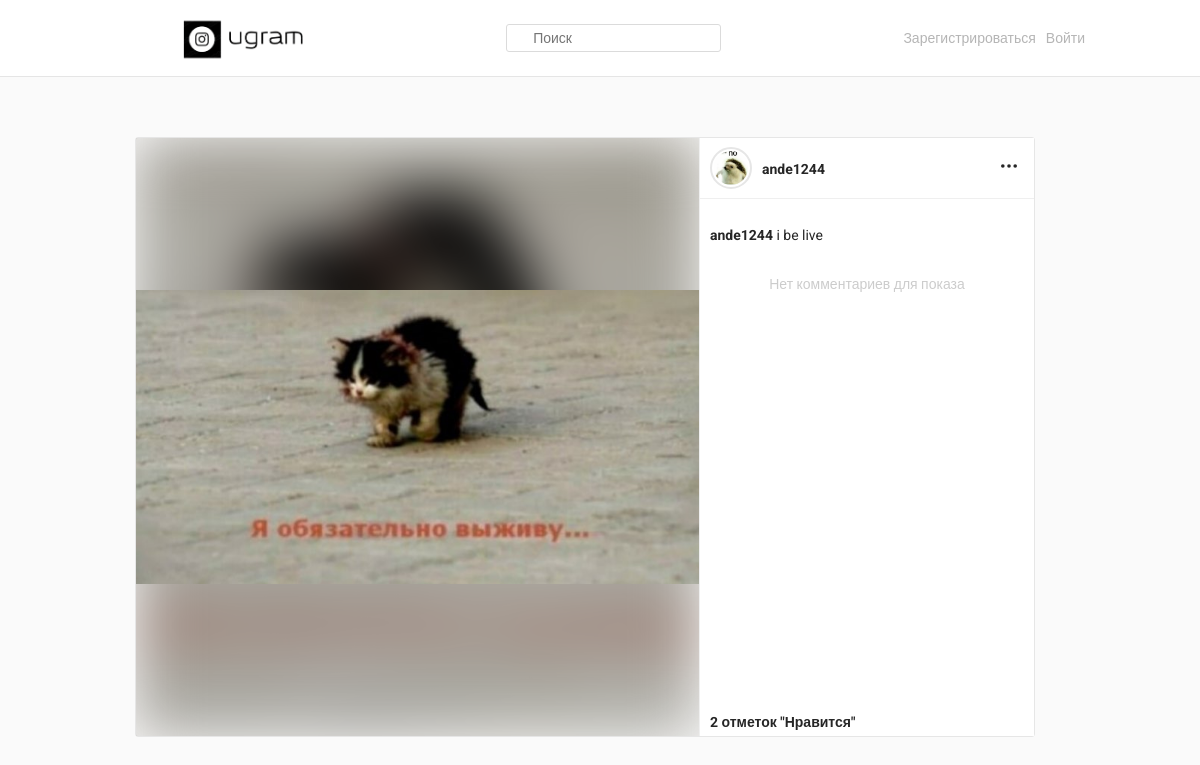
The app's page /posts/1/ with its own data.
### publications/models.py (models this page shows, shortened)
class Post(models.Model):
    author = models.ForeignKey(
        'users.User',
        related_name='posts',
        on_delete=models.CASCADE,
        verbose_name='Автор',
        null=False,
        blank=False,
        default=None
    )
    image = models.ImageField(
        null=False,
        blank=False,
        upload_to='post_pics',
        verbose_name='Картинка'
    )
    text = models.TextField(
        max_length=500,
        verbose_name='Текст',
        null=True,
        blank=True
    )
    created_at = models.DateTimeField(
        verbose_name='Дата публикации',
        auto_now_add=True,
        null=True,
        blank=True
    )

class Like(models.Model):
    user = models.ForeignKey(
        'users.User',
        related_name='likes',
        on_delete=models.CASCADE,
        verbose_name='Пользователь',
        null=False,
        blank=False,
        default=None
    )
    post = models.ForeignKey(
        'publications.Post',
        related_name='likes',
        on_delete=models.CASCADE,
        verbose_name='Пост',
        null=False,
        blank=False,
        default=None
    )

### users/models.py (models this page shows, shortened)
class User(AbstractUser):
    avatar = models.ImageField(
        null=True,
        blank=True,
        upload_to='user_pics',
        verbose_name='Аватар'
    )
    description = models.TextField(
        null=True,
        blank=True,
        max_length=500,
        verbose_name='Дополнительная информация',
        default=None
    )
    phone = models.CharField(
        null=True,
        blank=True,
        max_length=100,
        verbose_name='Номер телефона',
        default=None
    )
    gender = models.CharField(
        null=True,
        blank=True,
        verbose_name='Пол',
        max_length=100,
        default=None
    )
    status = models.CharField(
        null=True,
        blank=True,
        verbose_name='Статус',
        default=None,
        max_length=100
    )

### publications/views/post_views.py (the view, shortened to what this page needs)
# urls.py: path('posts/<int:post_pk>/', PostDetailView.as_view(), name='post_detail'),
class PostDetailView(DetailView):
    template_name = 'post/detail.html'
    pk_url_kwarg = 'post_pk'
    def get_queryset(self):
        return Post.objects.all()
    def get_context_data(self, **kwargs):
        kwargs['comments'] = Comment.objects.filter(post__pk=self.kwargs.get('post_pk')).order_by('created_at')
        if self.request.user.is_authenticated:
            kwargs['liked_posts'] = self._get_liked_posts()
        return super().get_context_data(**kwargs)

### publications/templates/post/detail.html (shortened to what this page needs)
{% extends 'base.html' %}
{% block main %}
<div class="container main-container detail-container">
    <div class="post-detail-wrapper">
        <div class="post-detail-image-wrapper">
            <img src="{{ post.image.url }}" alt="post-image" class="post-detail-image">
        </div>
        <aside class="post-detail">
            <div class="post-detail-header">
                <div class="post-detail-header-author">
                    <a href="{% url 'users:details' post.author.pk %}">
                        <div class="post-detail-header-author-avatar-wrapper">
                            <div class="post-detail-header-author-avatar" {% if post.author.avatar %}style="background-image: url({{ post.author.avatar.url }});"{% endif %}></div>
                        </div>
                    </a>
                    <a href="{% url 'users:details' post.author.pk %}">
                        <span class="post-detail-header-author-username">{{ post.author.username }}</span>
                    </a>
                </div>
                <div class="post-item-header-menu-trigger-wrapper">
                    <div class="post-item-header-menu-wrapper" id="post-item-header-menu-wrapper_1">
                        <span class="post-item-header-menu-trigger" id="post-item-header-menu-trigger_1"></span>
                    </div>
                </div>
            </div>
            {% if post.text %}
            <div class="post-item-text-wrapper">
                <p class="post-item-text"><a href="{% url 'users:details' post.author.pk %}"><span class="post-item-comment-username">{{ post.author.username }}</span></a> {{ post.text }}</p>
            </div>
            {% endif %}
            <div class="post-detail-comment-container">
                {% for comment in comments %}
                <div class="post-item-comment">
                    <span class="post-item-comment-username"><a href="{% url 'users:details' comment.author.pk %}">{{ comment.author.username }}</a></span>
                    <span class="post-item-comment-text">{{ comment.text }}</span>
                    <div class="post-item-comment-control-block">
                        <span>{{ comment.created_at | date:'H:i d.m.Y' }}</span>
                        {% if user.pk == comment.author.pk %}
                        <a class="delete-text" href="{% url 'publications:comment_delete' comment.pk %}">Удалить</a>
                        {% endif %}
                    </div>
                </div>
                {% empty %}
                <div class="account-post-nothing">Нет комментариев для показа</div>
                {% endfor %}
            </div>
            <div class="post-item-like-counter">
                <span class="post-item-like-counter-text" id="like_counter-{{ post.pk }}">{% if post.likes.all %}{{ post.likes.all | length }}{% else %}Нет{% endif %} отметок "Нравится"</span>
            </div>
        </aside>
    </div>
</div>
{% endblock %}

### users/static/css/style.css (style rules this page uses)
* { box-sizing: border-box; font-family: 'Roboto', sans-serif; }
a { outline: none; text-decoration: none; color: inherit; }
body { margin: 0; padding: 0; }
.container { max-width: 970px; margin: 0 auto; height: 100%; }
.main-container { padding: 60px 20px; display: flex; justify-content: space-between; align-items: flex-start; }
.post-item-header-menu-trigger-wrapper { width: 50px; height: 100%; display: flex; justify-content: center; align-items: center; }
.post-item-header-menu-trigger { width: 24px; height: 24px; display: inline-block; background: url("../img/dots-icon.svg") 50% 50% no-repeat; background-size: 16px; cursor: pointer; }
.post-item-like-counter { width: 100%; padding: 5px 10px; }
.post-item-like-counter-text { color: #262626; font-size: 14px; line-height: 18px; font-weight: 700; }
.post-item-comment-username { color: #262626; font-size: 14px; line-height: 18px; font-weight: 700; }
.account-post-nothing { font-size: 14px; line-height: 18px; color: #cccccc; text-align: center; margin: 0 auto; }
.post-item-text-wrapper { padding: 5px 10px; }
.post-item-text { margin: 0; color: #262626; font-size: 14px; line-height: 18px; }
.post-item-header-menu-wrapper { position: relative; }
.post-detail-wrapper { display: flex; width: 900px; border: 1px solid #e6e6e6; border-radius: 3px; height: 600px; }
.post-detail-image-wrapper { display: flex; justify-content: center; align-items: center; width: calc(100% - 335px); position: relative; overflow: hidden; }
.post-detail-image { max-width: 100%; height: auto; z-index: 100; }
.post-detail { max-height: 100%; background: #fff; width: 335px; display: flex; flex-direction: column; justify-content: space-between; border-left: 1px solid #efefef; }
.post-detail-header { border-bottom: 1px solid #efefef; display: flex; align-items: center; }
.post-detail-header-author { height: 60px; display: flex; align-items: center; width: calc(100% - 50px); padding: 0 10px; }
.post-detail-header-author-avatar-wrapper { display: flex; justify-content: center; align-items: center; border: 2px solid #e6e6e6; border-radius: 50%; width: 42px; height: 42px; margin-right: 10px; }
.post-detail-header-author-avatar { width: 34px; height: 34px; border-radius: 50%; background: #cccccc; background-position: center; background-size: cover; }
.post-detail-header-author-username { color: #262626; font-size: 14px; line-height: 18px; font-weight: 700; }
.post-detail-comment-container { padding: 5px 10px; min-height: calc(100% - 183px); overflow-y: auto; }
.detail-container { display: flex; justify-content: center; align-items: center; }

### users/static/css/media.css (style rules this page uses)
@media screen and (min-width: 500px) { .main-container { justify-content: center; padding: 40px 20px; } }
@media screen and (min-width: 650px) { .main-container { justify-content: center; padding: 60px 20px; } }
@media screen and (min-width: 970px) { .main-container { justify-content: space-between; } }

### records on screen
Post: image (picture), author.avatar (picture), author.username "ande1244", text "i be live", likes.all|length "2"
